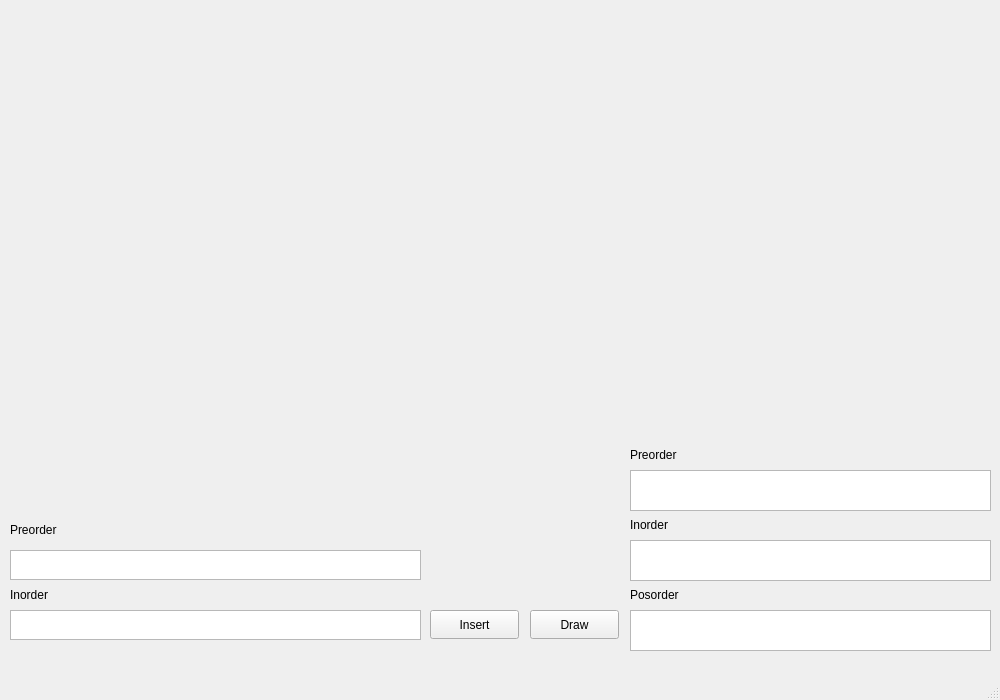
<?xml version="1.0" encoding="UTF-8"?>
<ui version="4.0">
 <class>MainWindow</class>
 <widget class="QMainWindow" name="MainWindow">
  <property name="geometry">
   <rect>
    <x>0</x>
    <y>0</y>
    <width>1000</width>
    <height>700</height>
   </rect>
  </property>
  <property name="windowTitle">
   <string>MainWindow</string>
  </property>
  <widget class="QWidget" name="centralwidget">
   <widget class="QTextEdit" name="textEdit">
    <property name="geometry">
     <rect>
      <x>10</x>
      <y>610</y>
      <width>411</width>
      <height>30</height>
     </rect>
    </property>
   </widget>
   <widget class="QPushButton" name="InsertButton">
    <property name="geometry">
     <rect>
      <x>430</x>
      <y>610</y>
      <width>89</width>
      <height>29</height>
     </rect>
    </property>
    <property name="text">
     <string>Insert</string>
    </property>
   </widget>
   <widget class="QPushButton" name="DrawButton">
    <property name="geometry">
     <rect>
      <x>530</x>
      <y>610</y>
      <width>89</width>
      <height>29</height>
     </rect>
    </property>
    <property name="text">
     <string>Draw</string>
    </property>
   </widget>
   <widget class="QTextBrowser" name="PosorderBrowser">
    <property name="geometry">
     <rect>
      <x>630</x>
      <y>610</y>
      <width>361</width>
      <height>41</height>
     </rect>
    </property>
   </widget>
   <widget class="QTextBrowser" name="InorderBrowser">
    <property name="geometry">
     <rect>
      <x>630</x>
      <y>540</y>
      <width>361</width>
      <height>41</height>
     </rect>
    </property>
   </widget>
   <widget class="QTextBrowser" name="PreorderBrowser">
    <property name="geometry">
     <rect>
      <x>630</x>
      <y>470</y>
      <width>361</width>
      <height>41</height>
     </rect>
    </property>
   </widget>
   <widget class="QLabel" name="Preorder_label">
    <property name="geometry">
     <rect>
      <x>630</x>
      <y>445</y>
      <width>63</width>
      <height>20</height>
     </rect>
    </property>
    <property name="text">
     <string>Preorder</string>
    </property>
   </widget>
   <widget class="QLabel" name="Inorder_lebel">
    <property name="geometry">
     <rect>
      <x>630</x>
      <y>515</y>
      <width>63</width>
      <height>20</height>
     </rect>
    </property>
    <property name="text">
     <string>Inorder</string>
    </property>
   </widget>
   <widget class="QLabel" name="Posorder_label">
    <property name="geometry">
     <rect>
      <x>630</x>
      <y>585</y>
      <width>63</width>
      <height>20</height>
     </rect>
    </property>
    <property name="text">
     <string>Posorder</string>
    </property>
   </widget>
   <widget class="QTextEdit" name="textEdit_2">
    <property name="geometry">
     <rect>
      <x>10</x>
      <y>550</y>
      <width>411</width>
      <height>30</height>
     </rect>
    </property>
   </widget>
   <widget class="QLabel" name="Preorder_label_2">
    <property name="geometry">
     <rect>
      <x>10</x>
      <y>520</y>
      <width>63</width>
      <height>20</height>
     </rect>
    </property>
    <property name="text">
     <string>Preorder</string>
    </property>
   </widget>
   <widget class="QLabel" name="Inorder_lebel_2">
    <property name="geometry">
     <rect>
      <x>10</x>
      <y>585</y>
      <width>63</width>
      <height>20</height>
     </rect>
    </property>
    <property name="text">
     <string>Inorder</string>
    </property>
   </widget>
  </widget>
  <widget class="QMenuBar" name="menubar">
   <property name="geometry">
    <rect>
     <x>0</x>
     <y>0</y>
     <width>1000</width>
     <height>25</height>
    </rect>
   </property>
  </widget>
  <widget class="QStatusBar" name="statusbar"/>
 </widget>
 <resources/>
 <connections/>
</ui>
